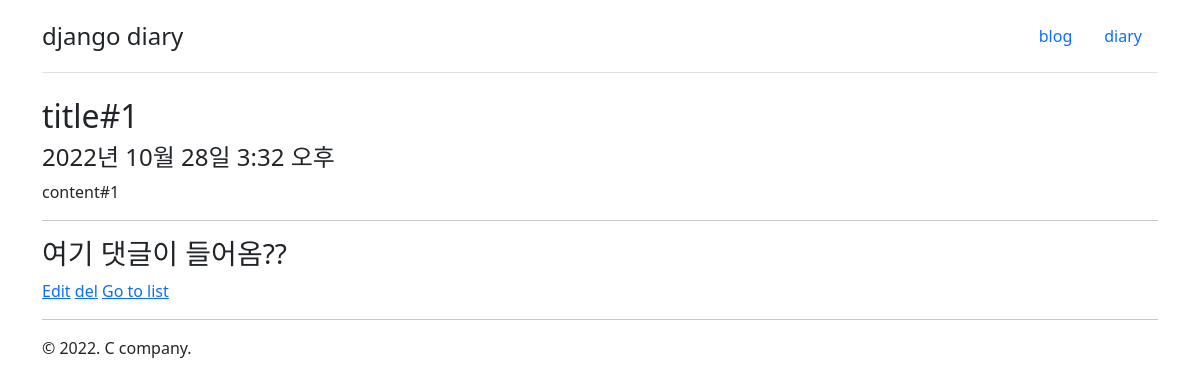
The page /diary/108/ on the database its author committed.
### diary/models.py (models this page shows, shortened)
class Memory(models.Model):
    title = models.CharField(max_length=100)
    message = models.TextField()
    created_at = models.DateTimeField(auto_now_add=True)
    updated_at = models.DateTimeField(auto_now=True)

### diary/views.py (the view)
# urls.py: path('<int:pk>/', views.mem_detail),
def mem_detail(request, pk):
    memory = Memory.objects.get(pk=pk)  # 값 그자체 keyword??
    return render(request, 'diary/mem_detail.html', {'memory': memory, })

### diary/templates/diary/mem_detail.html
{%  extends "diary/base.html" %}
{%  block content %}
    <h2>{{ memory.title }}</h2>
    <h4>{{ memory.created_at }}</h4>
    <p>{{ memory.message }}</p>
    <hr/>
    <h3>여기 댓글이 들어옴?? </h3>
    <a href="/diary/{{ memory.pk }}/edit/">Edit</a>
    <a href="/diary/{{ memory.pk }}/delete/">del</a>
    <a href="/diary/">Go to list</a>
{% endblock %}

### rows shown on the page
Memory: title "title#1", created_at "2022년 10월 28일 3:32 오후", message "content#1"
